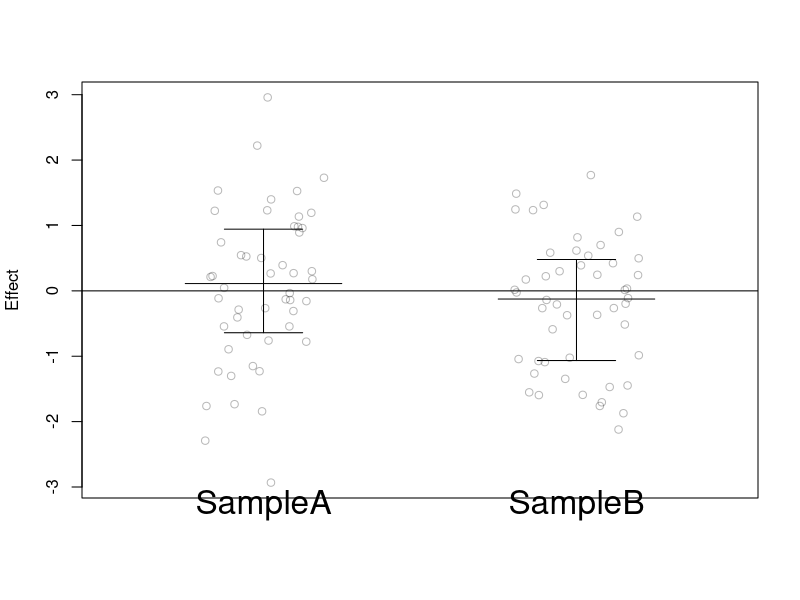

This figure's R source:


# Plot distributions of data points, similar to boxplot but using jitter.
# Inspired by Graphpad prism plot.

# jitterplot(df) # df = data.frame
# jitterplot(x,y,data=df) # plots distributions for the specified variables.
# jitterplot(df, col=c(), pch=c()) # specifies the color of the data points.
# jitterplot(df, stats=c()) # specifies the placement of horizontal lines; default=25, 50, 75] quantiles.

# Q: which should be used? data.frame vs. list?
# It is possible that number of data points may differ between two sets.

# Features: Uses R-base plotting. So par() and png() works.

get_jitter <- function(x, y) {
    # Experimental;
    # Add jitter that dependes on neighbouring point.
    # For each x, amount of jitter depends on how many neighbouring point it has.
    ystd <- sd(y)
    j <- rep(0,length(x))  # Will store jitter amount.
    for (i in 1:length(x)) {
    	count <- 0
        for (k in 1:length(x)) {
	    deviation <- abs(x[i] - x[k])
	    if (deviation < ystd) {  
	       count <- count + 1
	    }
	}
	j[i] <- count
    }
    j <- j/sum(j)
    j
}

add_box <- function(x, pos, width) {
  # Boxes for 25/50th quantiles.
  # pos =  position on the x-axis to place the distributions.
  # width = width of the jitter and the median line.
  # 1) Add median.
  # 2) Add lower/upper lines for 25/50th percentiles.
   print(c('x', length(x)))
   
  xmedian <- median(x)
  xqt <- quantile(x)
  x25 <- xqt[2]
  x75 <- xqt[4]

  wl <- pos - width*0.5
  wr <- pos + width*0.5
  wsl <- pos - 0.25*width
  wsr <- pos + 0.25*width

  print(c('xmedian', xmedian, pos))
  segments(wl, xmedian, wr, xmedian)
  segments(wsl, xqt[2], wsr, xqt[2])
  segments(wsl, xqt[4], wsr, xqt[4])
  #Line between lower/upper lines:
  segments(pos, xqt[2], pos, xqt[4])
}


#http://stackoverflow.com/questions/7418386/dot-plot-in-r-using-r-plotting/
jitterplot <- function(xa, xb, xalabel, xblabel, ylabel) {
    # Plots two distributions.
    # For each distribution, x-axis values will be jittered.
    # For each distribution, a median horizontal line placed.
    xacol <- rgb(0,0,0,70,maxColorValue=255)
    xbcol <- rgb(0,0,0,70,maxColorValue=255)
    
    xcombined <- c(xa,xb)
    range <- c(min(xcombined),max(xcombined))
    #range <- c(0,0.4)
    plot(jitter(rep(0,length(xa)), amount=0.2), xa, xlim=range(-0.5,1.5),ylim=range, xaxt='n', frame.plot=T, xlab='', ylab=ylabel, col=xacol )
    points(jitter(rep(1,length(xb)), amount=0.2), xb, col=xbcol)

    #Place median lines.
    posa <- 0.0
    posb <- 1.0
    add_box(xa, posa, 0.5)
    add_box(xb, posb, 0.5)

    mtext(xalabel,at=posa, side=1, cex=2.0) # cex should be same as cex.axis
    mtext(xblabel,at=posb, side=1, cex=2.0)
    abline(h=0.0)    
}



test_jitter_version1 <- function() {
  n <- 50
  x <- rnorm(n)
  y <- rnorm(n)
  df <- data.frame(x=x,y=y)
  jitterplot(x,y,'SampleA','SampleB','Effect')
  df
}

df <- test_jitter_version1()
